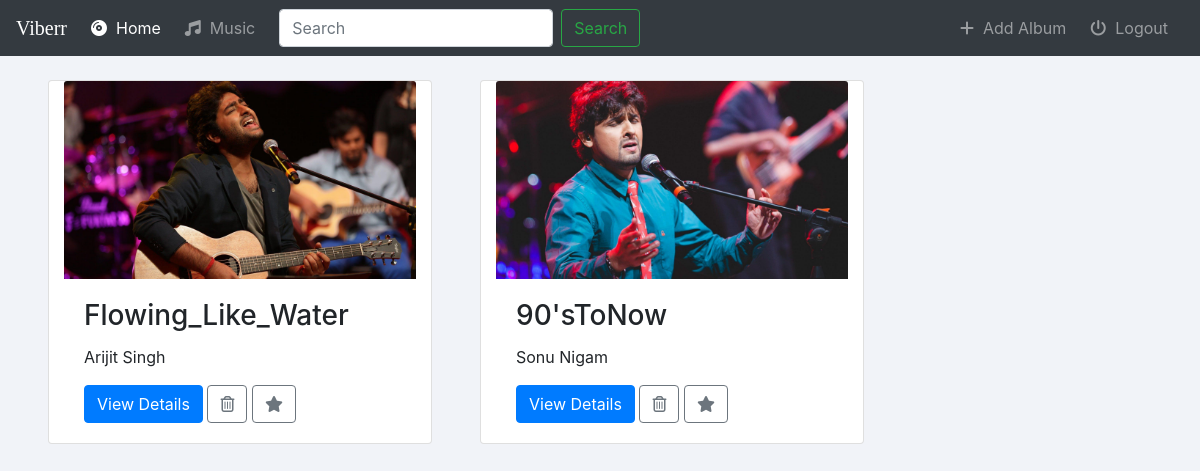
The app's page /music/ with its own data.
### music/models.py (models this page shows, shortened)
class Album(models.Model):
    artist = models.CharField(max_length=250)
    album_title = models.CharField(max_length=500)
    genre = models.CharField(max_length=100)
    album_logo = models.FileField(upload_to='music/images',default="")

### music/views.py (the view)
# urls.py: path('', views.index, name='music'),
def index(request):
    albums = Album.objects.all()
    return render(request,'music/index.html',{'albums':albums})

### music/templates/music/index.html (shortened to what this page needs)
{% extends 'music/basic.html' %}
{% block body %}
<div class="row m-4">
    {% for album in albums %}
    <div class="card col-md-4 mx-4">
        <img class="card-img-top" src="{{album.album_logo.url}}" alt="Card image cap">
        <div class="card-body">
            <h3 class="card-title">{{ album.album_title }}</h3>
            <p class="card-text">{{album.artist}}</p>
            <a href="{% url 'music:detail' album.id %}" class="btn btn-primary">View Details</a>
            <a href="{% url 'music:album-delete' album.id %}" class="btn btn-outline-secondary">
                <i class="far fa-trash-alt"></i></a>
            <button type="button" class="btn btn-outline-secondary"><i class="fas fa-star"></i></button>
        </div>
    </div>
    {%endfor%}
</div>
{% endblock %}

### music/static/music/styles.css (style rules this page uses)
html,body { background:#f1f3f8; }

### records on screen
Album: album_logo (picture), album_title "Flowing_Like_Water", artist "Arijit Singh"
Album: album_logo (picture), album_title "90'sToNow", artist "Sonu Nigam"
